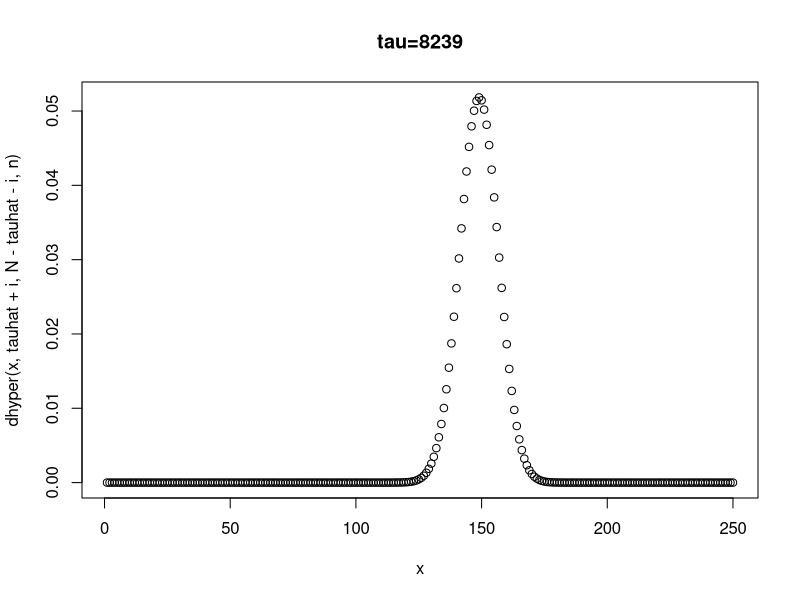
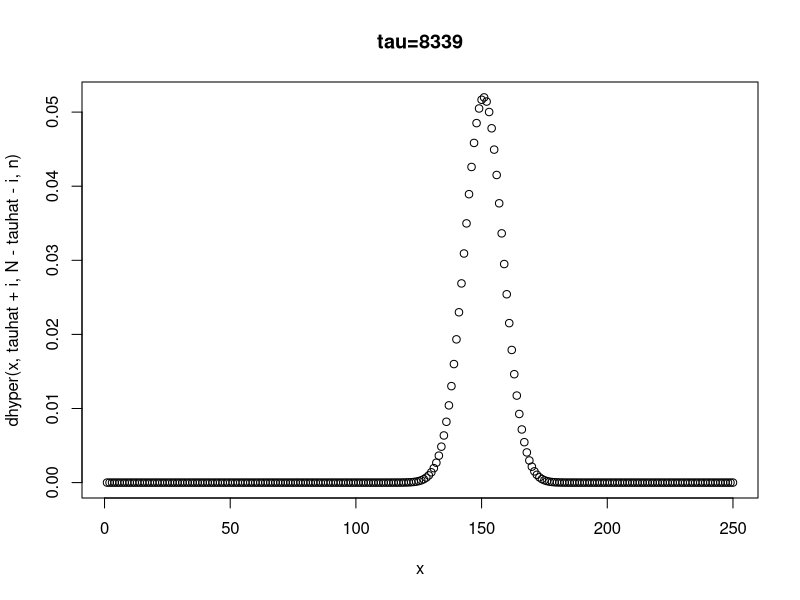
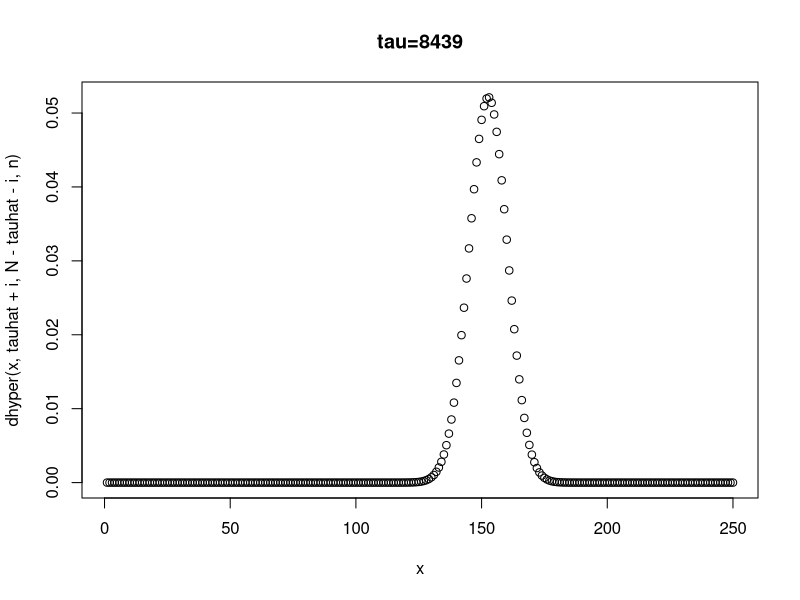
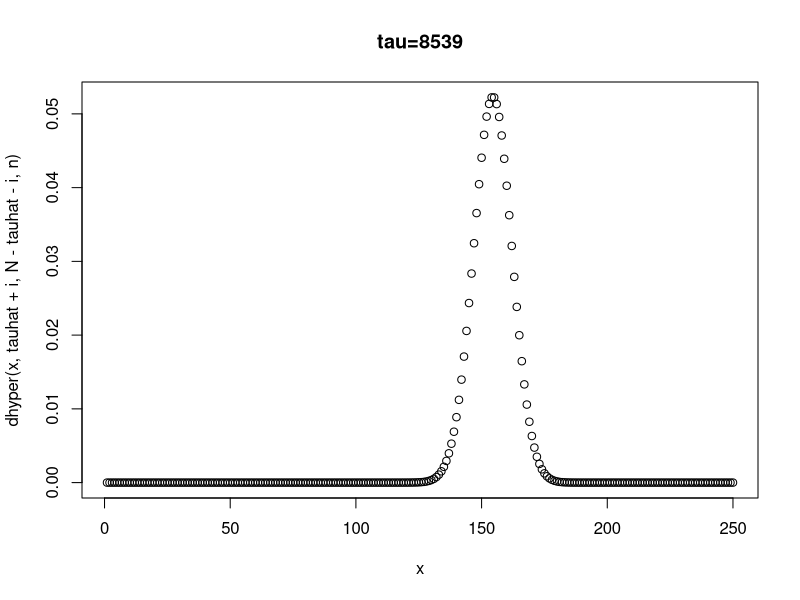
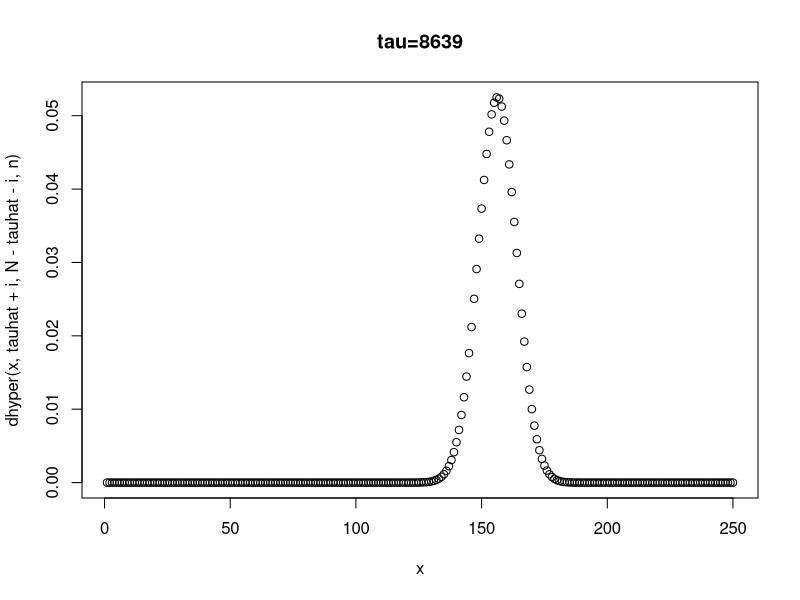
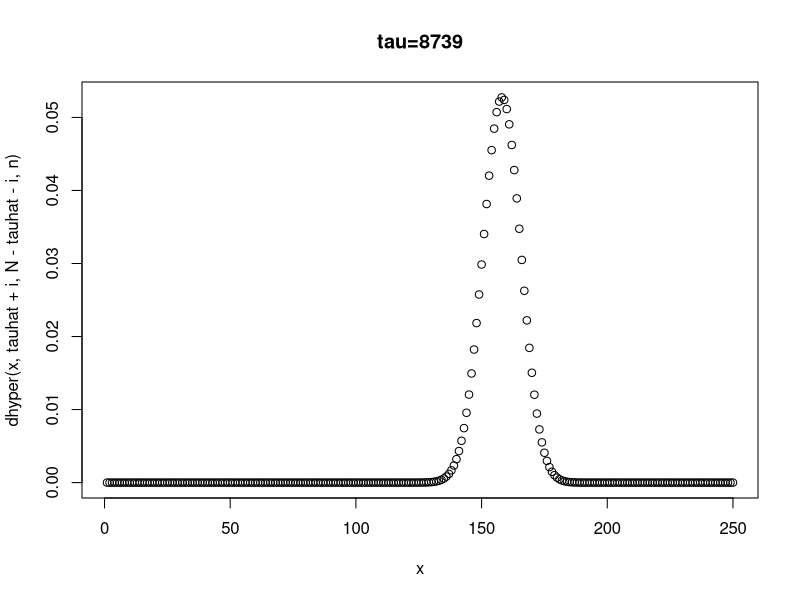
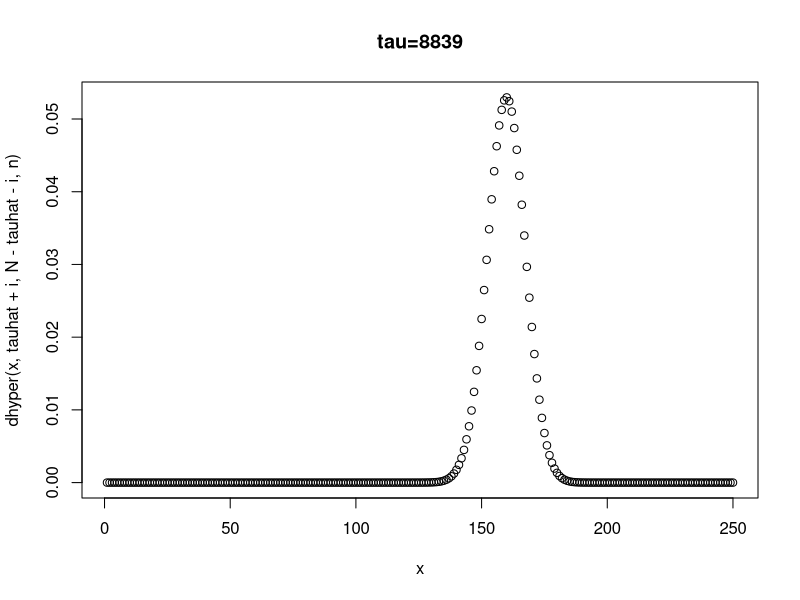
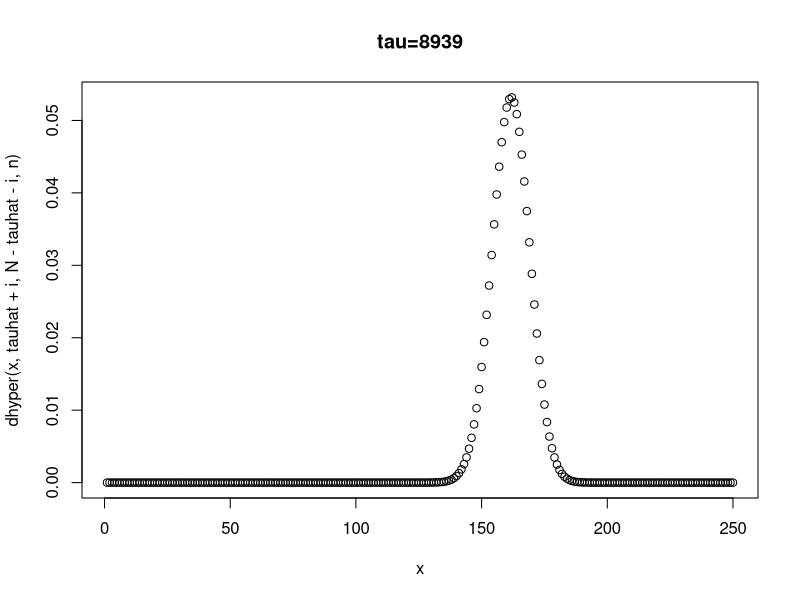

Reproduce these figures in R, in order.
# Homework 2, problem #1

## Part (a) ##
N = 13828
n = 250
owned = 158

(ybar = owned/n)
s2 = n/(n-1) * ybar * (1-ybar) 

(se.ybar = sqrt( (1-n/N) * s2/(n-1) ) )
(ybar.ci = ybar + c(-1,1)*qt(.995,n-1)*se.ybar) # This is the normal approximation confidence interval

# The following codes produce a hypergeometric based confidence interval.
tauhat = round(N*ybar) # We actually form a confidence interval for the total number of owned households, tauhat
x = seq(1,n,1)
# This loop indicates that at these levels of N and n, various tau's near tauhat produce a hypergeometric density that is roughly symmetric.
for (i in seq(-500,500,100)) {
  plot(x,dhyper(x,tauhat+i,N-tauhat-i,n)) 
  title(sprintf('tau=%d',tauhat+i))
  print('Strike Anykey')
  readline()
}
alpha1 = alpha2 = .005 # Hence we choose alpha1 = alpha2

taus = seq(1,N,1) # Make all possible integer taus
left_tails = phyper(owned,taus,N-taus,n) # form all cumulative densities for possible tau values
right_tails = 1-left_tails + dhyper(owned,taus,N-taus,n) # form right tails from left ones
idx = which( left_tails > alpha1 & right_tails > alpha2 ) # find taus that satisfy Thompson 5.2
(ybar.hyper_ci = c(min(taus[idx]), max(taus[idx]))/N) # The hypergeometric based CI


## Part (b) ##
d = 0.03
(n0 = qnorm(.995)^2 * ybar*(1-ybar) / d^2)
(n_necessary = (N^-1 + n0^-1)^-1)
(n_max = (N^-1 + 4*d^2/qnorm(.995)^2)^-1)

